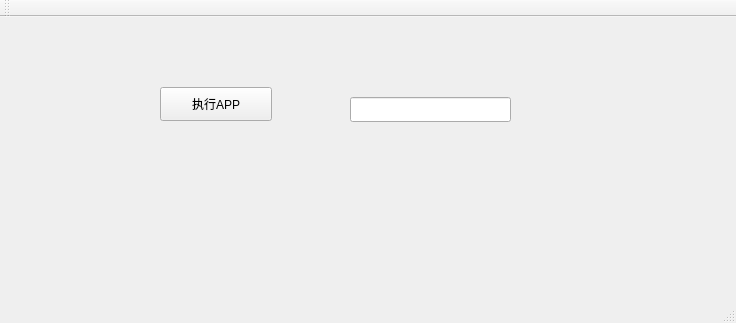
<?xml version="1.0" encoding="UTF-8"?>
<ui version="4.0">
 <class>MainWindow</class>
 <widget class="QMainWindow" name="MainWindow">
  <property name="geometry">
   <rect>
    <x>0</x>
    <y>0</y>
    <width>736</width>
    <height>323</height>
   </rect>
  </property>
  <property name="windowTitle">
   <string>MainWindow</string>
  </property>
  <widget class="QWidget" name="centralWidget">
   <widget class="QPushButton" name="pushButton">
    <property name="geometry">
     <rect>
      <x>160</x>
      <y>70</y>
      <width>112</width>
      <height>34</height>
     </rect>
    </property>
    <property name="text">
     <string>执行APP</string>
    </property>
   </widget>
   <widget class="QLineEdit" name="lineEdit">
    <property name="geometry">
     <rect>
      <x>350</x>
      <y>80</y>
      <width>161</width>
      <height>25</height>
     </rect>
    </property>
   </widget>
  </widget>
  <widget class="QMenuBar" name="menuBar">
   <property name="geometry">
    <rect>
     <x>0</x>
     <y>0</y>
     <width>736</width>
     <height>30</height>
    </rect>
   </property>
  </widget>
  <widget class="QToolBar" name="mainToolBar">
   <attribute name="toolBarArea">
    <enum>TopToolBarArea</enum>
   </attribute>
   <attribute name="toolBarBreak">
    <bool>false</bool>
   </attribute>
  </widget>
  <widget class="QStatusBar" name="statusBar"/>
 </widget>
 <layoutdefault spacing="6" margin="11"/>
 <resources/>
 <connections/>
</ui>
